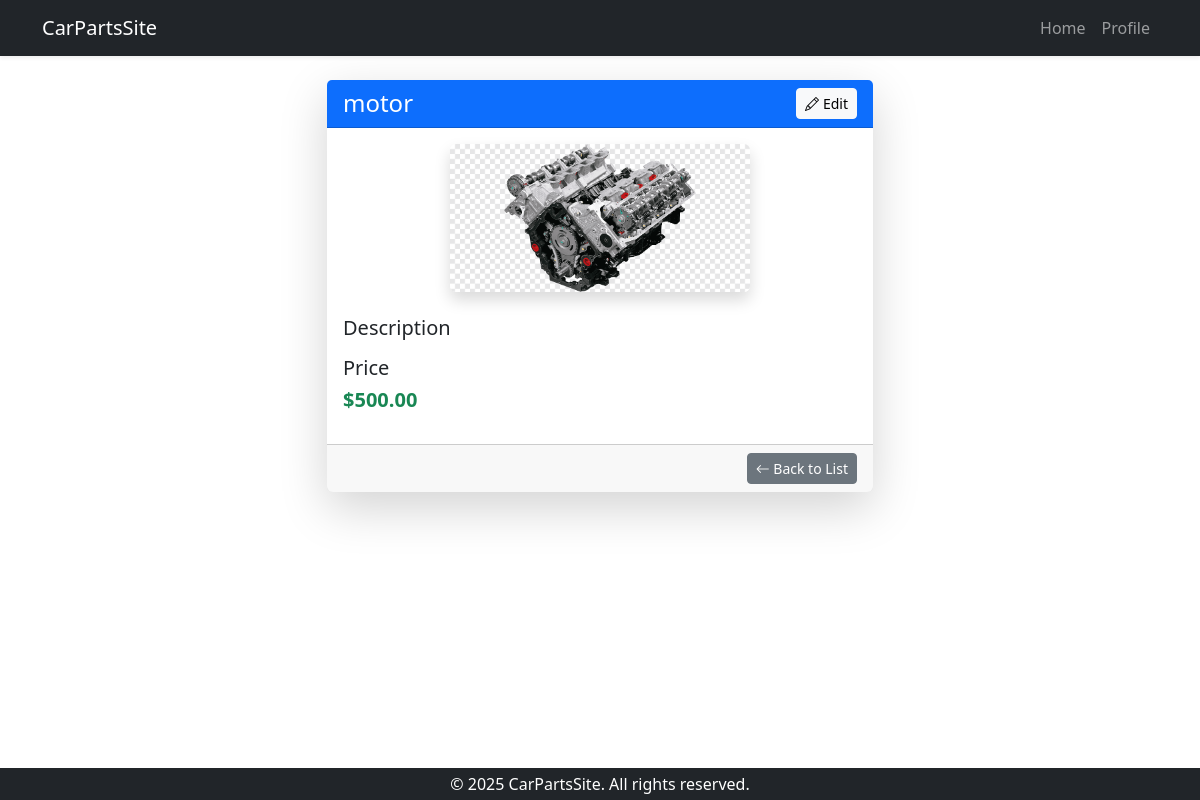
/products/products/1/, run on the app's committed database.
### products/models.py (models this page shows, shortened)
class Part(models.Model):
    CATEGORY_CHOICES = [
        ('Engine', 'Engine'),
        ('Brakes', 'Brakes'),
        ('Suspension', 'Suspension'),
        ('Electrical', 'Electrical'),
        ('Interior', 'Interior'),
        ('Body', 'Body'),
        ('Tires', 'Tires'),
    ]
    name = models.CharField(max_length=100)
    category = models.CharField(max_length=50, choices=CATEGORY_CHOICES)
    price = models.DecimalField(max_digits=8, decimal_places=2)
    image = models.ImageField(upload_to='parts/', blank=True, null=True)
    created_at = models.DateTimeField(auto_now_add=True)

### products/views.py (the view)
# urls.py: path('products/<int:pk>/', views.part_detail, name='part_detail'),
def part_detail(request, pk):
    part = get_object_or_404(Part, pk=pk)
    context = {'part': part}
    return render(request, 'products/part_detail.html', context)

### templates/products/part_detail.html (shortened to what this page needs)
{% extends 'base.html' %}
{% block content %}
  <div class="container d-flex justify-content-center">
    <div class="col-md-8 col-lg-6">
      <div class="card shadow-lg border-0 mb-5">
        <div class="card-header bg-primary text-white d-flex justify-content-between align-items-center">
          <h4 class="mb-0">{{ part.name }}</h4>
          <a href="{% url 'edit_part' part.id %}" class="btn btn-light btn-sm d-flex align-items-center"><i class="bi bi-pencil me-1"></i> Edit</a>
        </div>
        <div class="card-body">
          {% if part.image %}
            <div class="text-center mb-4">
              <img src="{{ part.image.url }}" alt="{{ part.name }}" class="img-fluid rounded shadow" style="max-width: 300px; object-fit: cover;" />
            </div>
          {% else %}
            <div class="alert alert-warning text-center">
              <em>No image available for this part.</em>
            </div>
          {% endif %}
          <div class="mb-3">
            <h5>Description</h5>
          </div>
          <div class="mb-3">
            <h5>Price</h5>
            <p class="text-success h5">
              <strong>${{ part.price }}</strong>
            </p>
          </div>
        </div>
        <div class="card-footer text-end">
          <a href="{% url 'parts_list' %}" class="btn btn-secondary btn-sm"><i class="bi bi-arrow-left"></i> Back to List</a>
        </div>
      </div>
    </div>
  </div>
{% endblock %}

### static/footer.css (style rules this page uses)
html, body { height: 100%; }
body { display: flex; flex-direction: column; }

### data on the page
Part: name "motor", image (picture), price "500.00"
